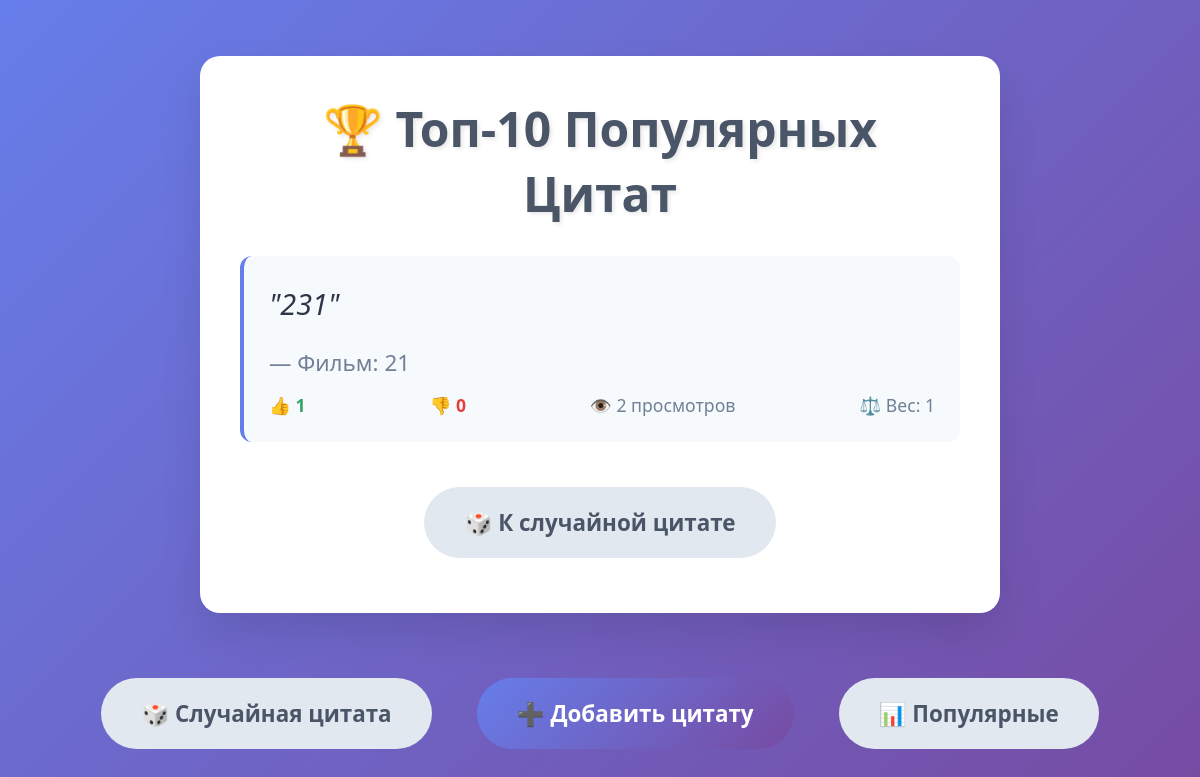
The page /popular/ on the database as committed earlier.
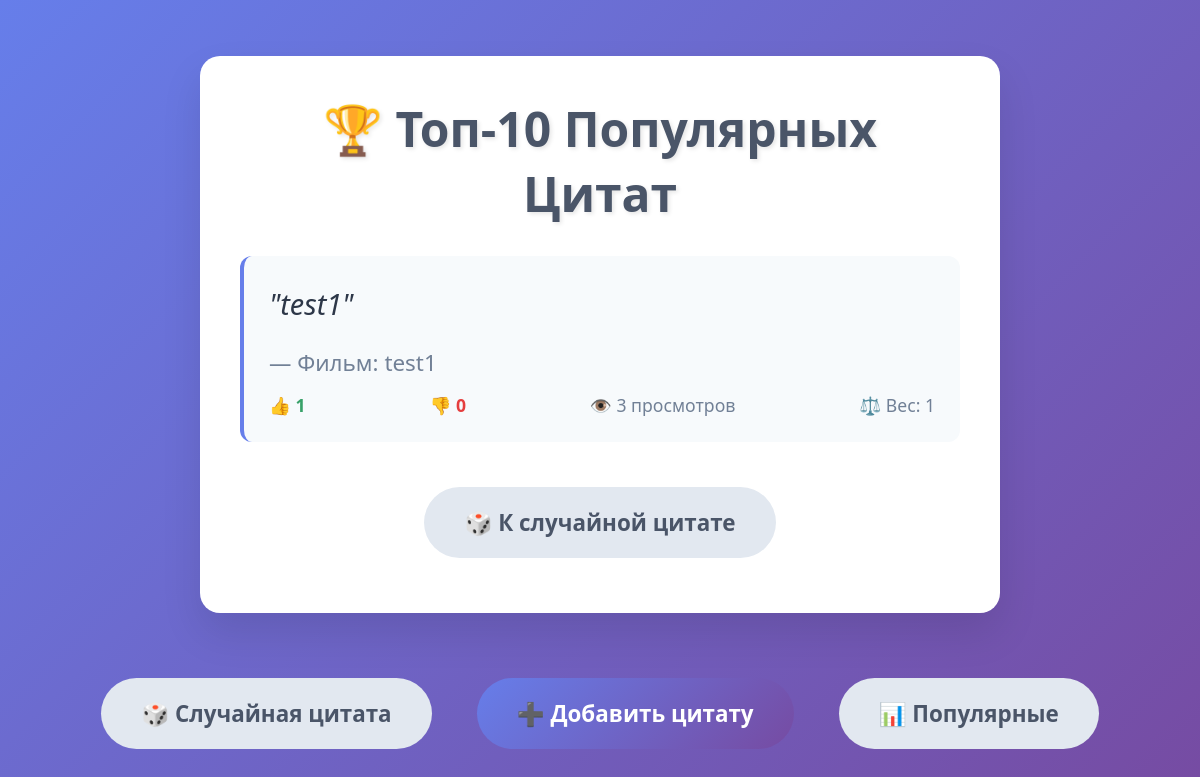
The same page on the database as committed later.
### quotes/models.py (models this page shows, shortened)
class Quote(models.Model):
    text = models.TextField(unique=True)
    source = models.ForeignKey(Source, on_delete=models.CASCADE)
    weight = models.IntegerField(default=1)
    views = models.IntegerField(default=0)
    likes = models.IntegerField(default=0)
    dislikes = models.IntegerField(default=0)
    created_at = models.DateTimeField(auto_now_add=True)

class Source(models.Model):
    name = models.CharField(max_length=200, unique=True)
    type_choices = [
        ('MOV', 'Фильм'),
        ('BOOK', 'Книга'),
        ('SONG', 'Песня'),
        ('OTHER', 'Другое'),
    ]
    type = models.CharField(max_length=5, choices=type_choices)
    def __str__(self):
        return f"{self.get_type_display()}: {self.name}"

### quotes/views.py (the view)
# urls.py: path('popular/', views.popular_quotes, name='popular_quotes'),
def popular_quotes(request):
    quotes = Quote.objects.order_by('-likes')[:10]
    return render(request, 'quotes/popular_quotes.html', {'quotes': quotes})

### quotes/templates/quotes/popular_quotes.html (shortened to what this page needs)
{% extends 'quotes/base.html' %}
{% block content %}
<h1>🏆 Топ-10 Популярных Цитат</h1>
{% if quotes %}
    <ul class="quote-list">
        {% for quote in quotes %}
            <li class="quote-item">
                <p class="quote-text">"{{ quote.text }}"</p>
                <p class="quote-source">— {{ quote.source }}</p>
                <div class="quote-meta">
                    <span class="likes-count">👍 {{ quote.likes }}</span>
                    <span class="dislikes-count">👎 {{ quote.dislikes }}</span>
                    <span>👁️ {{ quote.views }} просмотров</span>
                    <span>⚖️ Вес: {{ quote.weight }}</span>
                </div>
            </li>
        {% endfor %}
    </ul>
{% else %}
    <div class="quote-container">
        <p class="quote-text">📊 Пока нет цитат с лайками</p>
        <p class="quote-source">Станьте первым, кто поставит лайк!</p>
    </div>
{% endif %}
<div style="margin-top: 30px;">
    <a href="{% url 'random_quote' %}" class="btn btn-secondary">
        🎲 К случайной цитате
    </a>
</div>
{% endblock %}

### quotes/templates/quotes/base.html (shortened to what this page needs)
<!DOCTYPE html>
<html lang="ru">
<head>
</head>
<body>
    <div class="container">
        {% block content %}
        {% endblock %}
    </div>
    <div class="nav">
        <a href="{% url 'random_quote' %}" class="btn btn-secondary">🎲 Случайная цитата</a>
        <a href="{% url 'add_quote' %}" class="btn btn-primary">➕ Добавить цитату</a>
        <a href="{% url 'popular_quotes' %}" class="btn btn-secondary">📊 Популярные</a>
    </div>
</body>
</html>

### quotes/templates/quotes/base.html (style rules this page uses)
* { margin: 0; padding: 0; box-sizing: border-box; }
body { font-family: 'Segoe UI', Tahoma, Geneva, Verdana, sans-serif; background: linear-gradient(135deg, #667eea 0%, #764ba2 100%); min-height: 100vh; padding: 20px; display: flex; flex-direction: column; align-items: center; justify-content: center; color: #333; }
.container { background: white; border-radius: 20px; padding: 40px; box-shadow: 0 20px 40px rgba(0, 0, 0, 0.1); max-width: 800px; width: 100%; margin: 20px; text-align: center; }
h1 { font-size: 3rem; margin-bottom: 30px; color: #4a5568; text-shadow: 2px 2px 4px rgba(0, 0, 0, 0.1); }
.btn { display: inline-block; padding: 20px 40px; font-size: 1.4rem; font-weight: 600; text-decoration: none; border-radius: 50px; margin: 15px; transition: all 0.3s ease; border: none; cursor: pointer; text-align: center; min-width: 200px; }
.btn-primary { background: linear-gradient(135deg, #667eea 0%, #764ba2 100%); color: white; }
.btn-secondary { background: #e2e8f0; color: #4a5568; }
.quote-text { font-size: 1.8rem; line-height: 1.6; color: #2d3748; margin-bottom: 20px; font-style: italic; }
.quote-source { font-size: 1.4rem; color: #718096; font-weight: 500; }
.quote-list { list-style: none; text-align: left; }
.quote-item { background: #f7fafc; padding: 25px; margin: 15px 0; border-radius: 12px; border-left: 4px solid #667eea; }
.quote-meta { display: flex; justify-content: space-between; align-items: center; margin-top: 15px; font-size: 1.1rem; color: #718096; }
.likes-count { color: #38a169; font-weight: 600; }
.dislikes-count { color: #e53e3e; font-weight: 600; }
.nav { display: flex; gap: 15px; margin-top: 30px; flex-wrap: wrap; justify-content: center; }

Rows that differ between the two databases and show on the page:
removed Quote: text "231", source "Фильм: 21", likes "1", dislikes "0", views "2", weight "1"
added Quote: text "test1", source "Фильм: test1", likes "1", dislikes "0", views "3", weight "1"
